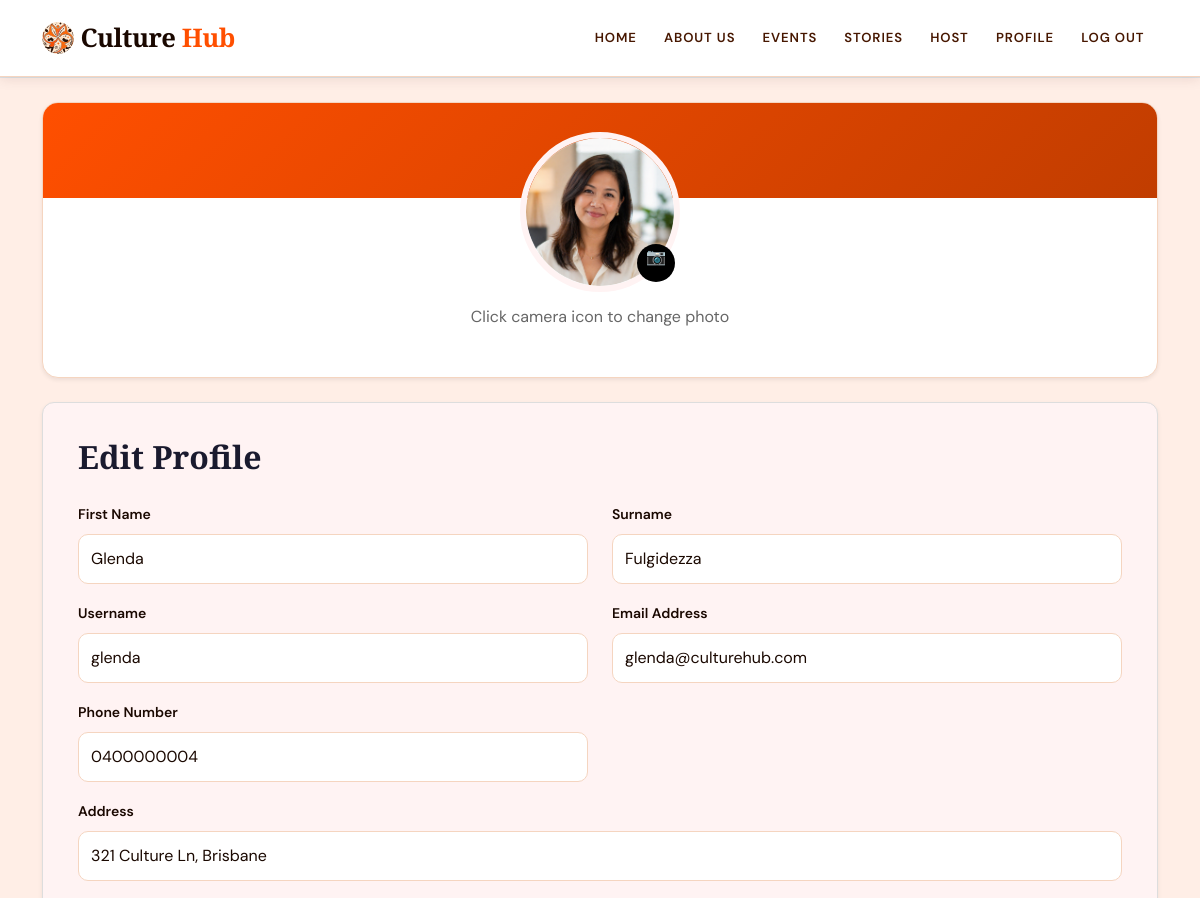
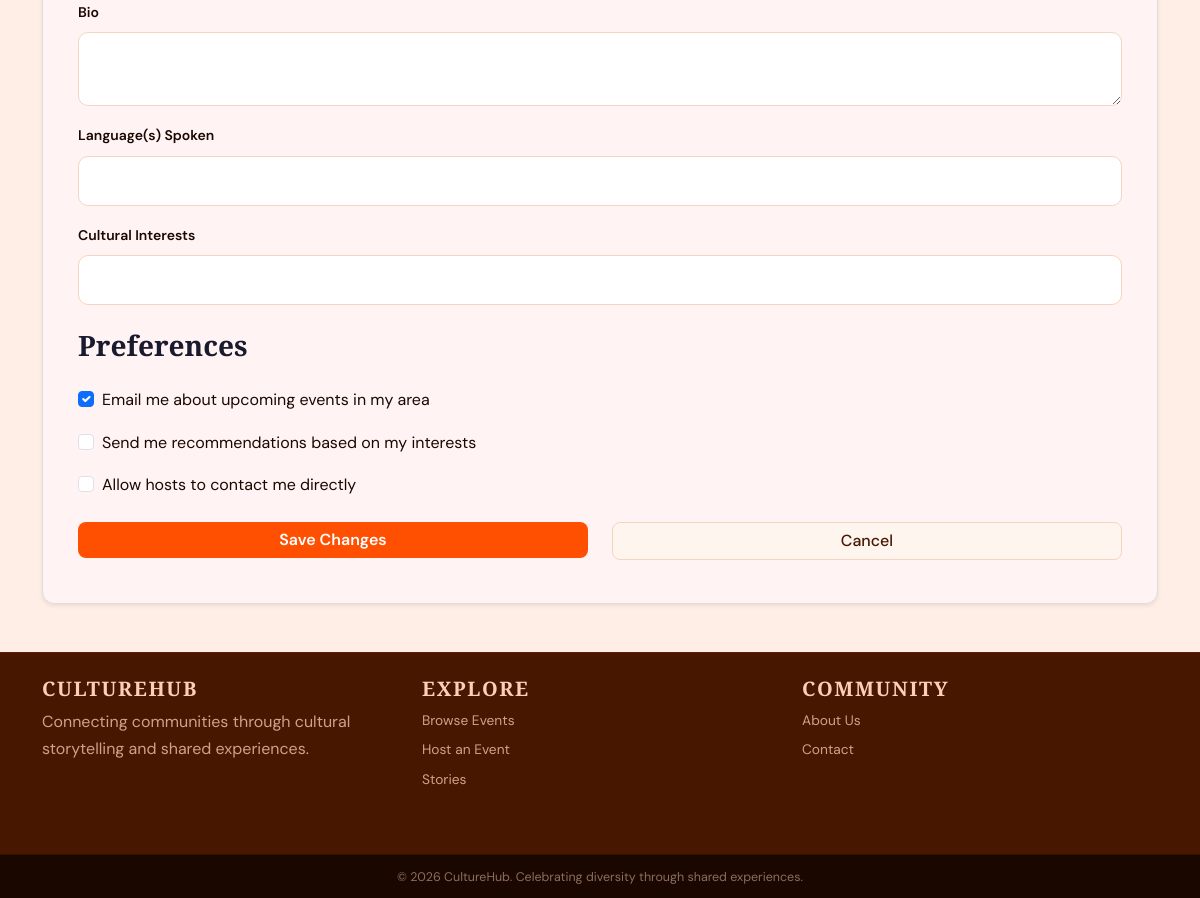
The app's page /user/edit-profile (signed in) with its own data (2 pictures, top to bottom).
### culturehub/models.py (models this page shows)
class User(db.Model, UserMixin):
    id = db.Column(db.Integer, primary_key=True)
    name = db.Column(db.String(100), unique=True, nullable=False)
    first_name = db.Column(db.String(50), nullable=True)
    last_name = db.Column(db.String(50), nullable=True)
    email = db.Column(db.String(150), unique=True, nullable=False)
    phone = db.Column(db.String(20), nullable=False)
    address = db.Column(db.String(255), nullable=False)
    password_hash = db.Column(db.String(255), nullable=False)
    profile_image = db.Column(db.String(255), nullable=True)
    events = db.relationship('Event', backref='user', lazy=True)
    comments = db.relationship('Comment', backref='user', lazy=True)
    orders = db.relationship('Order', backref='user', lazy=True)
    bio = db.Column(db.Text, nullable=True)  # Optional field for user biography
    language = db.Column(db.String(255), nullable=True)  # Optional field for user's preferred language
    cultural_interests = db.Column(db.String(255), nullable=True)  # Optional field for user's cultural interests
    created_at = db.Column(db.DateTime, default=datetime.now)  # Timestamp for when the user account was created

### culturehub/views.py (the view, shortened to what this page needs)
@main_bp.route('/user/edit-profile', methods=['GET', 'POST'])
@login_required
def edit_profile():
    form = EditProfileForm(obj=current_user)
    return render_template('user/edit_profile.html', form=form, user=current_user)

### culturehub/forms.py
class EditProfileForm(FlaskForm):
    first_name = StringField("First Name", validators=[InputRequired(), Length(min=2, max=50)])
    last_name = StringField("Surname", validators=[InputRequired(), Length(min=2, max=50)])
    name = StringField("Username", validators=[InputRequired(), Length(min=3, max=50)])
    email = StringField("Email Address", validators=[InputRequired(), Email()])
    phone = StringField("Phone Number", validators=[InputRequired()])
    address = StringField("Address", validators=[InputRequired()])
    bio = TextAreaField("Bio", validators=[Length(max=500)])
    languages = StringField("Language(s) Spoken")
    cultural_interests = StringField("Cultural Interests")
    profile_image = FileField(
        "Profile Image",
        validators=[
            FileAllowed(["jpg", "jpeg", "png", "webp"], "Images only!")
        ]
    )
    submit = SubmitField("Update Profile")

### culturehub/templates/user/edit_profile.html (shortened to what this page needs)
{% extends "base.html" %}
{% block content %}
<div class="container my-4">
    <form method="POST" action="{{ url_for('main.edit_profile') }}" enctype="multipart/form-data">
    <section class="profile-header shadow-sm mb-4">
        <div class="edit-profile-banner text-center">
            <label for="profileImageInput" class="profile-image-wrapper" style="cursor:pointer;">
                <img src="{{ url_for('static', filename='profile_pics/' + user.profile_image)
                     if user.profile_image else 'https://placehold.co/160x160' }}" alt="Profile photo"
                    class="edit-profile-photo">
                <span class="camera-btn">📷</span>
            </label>
            <p class="upload-text">
                Click camera icon to change photo
            </p>
        </div>
    </section>
    <section class="edit-profile-form shadow-sm">
        <h2 class="form-title">Edit Profile</h2>
        <div class="row">
            <div class="col-md-6 mb-3">
                {{ form.first_name.label(class="form-label") }}
                {{ form.first_name(class="form-control") }}
            </div>
            <div class="col-md-6 mb-3">
                {{ form.last_name.label(class="form-label") }}
                {{ form.last_name(class="form-control") }}
            </div>
        </div>
        <div class="row">
            <div class="col-md-6 mb-3">
                {{ form.name.label(class="form-label") }}
                {{ form.name(class="form-control") }}
            </div>
            <div class="col-md-6 mb-3">
                {{ form.email.label(class="form-label") }}
                {{ form.email(class="form-control") }}
            </div>
        </div>
        <div class="row">
            <div class="col-md-6 mb-3">
                {{ form.phone.label(class="form-label") }}
                {{ form.phone(class="form-control") }}
            </div>
        </div>
        <div class="mb-3">
            {{ form.address.label(class="form-label") }}
            {{ form.address(class="form-control") }}
        </div>
        <div class="mb-3">
            {{ form.bio.label(class="form-label") }}
            {{ form.bio(class="form-control") }}
        </div>
        <div class="mb-3">
            {{ form.languages.label(class="form-label") }}
            {{ form.languages(class="form-control") }}
        </div>
        <div class="mb-4">
            {{ form.cultural_interests.label(class="form-label") }}
            {{ form.cultural_interests(class="form-control") }}
        </div>
        <h3 class="preferences-title">Preferences</h3>
        <div class="form-check mb-3">
            <input class="form-check-input" type="checkbox" checked>
            <label class="form-check-label">
                Email me about upcoming events in my area
            </label>
        </div>
        <div class="form-check mb-3">
            <input class="form-check-input" type="checkbox">
            <label class="form-check-label">
                Send me recommendations based on my interests
            </label>
        </div>
        <div class="form-check mb-4">
            <input class="form-check-input" type="checkbox">
            <label class="form-check-label">
                Allow hosts to contact me directly
            </label>
        </div>
        <div class="row">
            <div class="col-md-6 mb-2">
                <button type="submit" class="btn btn-primary w-100">
                    Save Changes
                </button>
            </div>
            <div class="col-md-6 mb-2">
                <a href="{{ url_for('main.profile') }}" class="btn btn-light w-100">
                    Cancel
                </a>
            </div>
        </div>
    </section>
    </form>
</div>
{% endblock %}

### culturehub/static/style/stylesheet.css (style rules this page uses)
:root { --cream-light: #FFEEE6; --cream: #FFCEB8; --accent: #FF4F00; --accent-dark: #C13D00; --accent-pale: rgba(255, 79, 0, 0.10); --brown: #471700; --brown-dark: #1A0800; --text: #1A0800; --text-mid: #471700; --text-muted: #8B4A2B; --border: rgba(255, 79, 0, 0.18); --card: #FFF5EF; --card-border: #F5D5C0; --font-display: 'Playfair Display', serif; --font-body: 'DM Sans', sans-serif; --radius: 10px; --radius-lg: 16px; --shadow-sm: 0 2px 12px rgba(71, 23, 0, 0.10); --shadow: 0 8px 32px rgba(71, 23, 0, 0.14); --transition: all 0.22s cubic-bezier(0.4, 0, 0.2, 1); }
*, *::before, *::after { box-sizing: border-box; }
html { scroll-behavior: smooth; }
body { font-family: var(--font-body); background-color: var(--cream-light); color: var(--text); font-size: 1rem; line-height: 1.65; min-height: 100vh; }
h1, h2, h3, h4, h5, h6 { font-family: var(--font-display); color: var(--text); }
a { color: var(--accent); text-decoration: none; transition: var(--transition); }
.btn-primary, .btn-primary:hover, .btn-primary:active, .btn-primary:focus, .btn-primary:visited { background: var(--accent) !important; border-color: var(--accent) !important; color: #fff !important; font-family: var(--font-body) !important; font-weight: 600 !important; border-radius: 8px !important; transition: var(--transition) !important; }
.btn-light, .btn-secondary { background: var(--card) !important; border-color: var(--card-border) !important; color: var(--text-mid) !important; border-radius: 8px !important; font-weight: 500 !important; }
.form-control { background: #fff !important; border: 1px solid var(--card-border) !important; color: var(--text) !important; border-radius: var(--radius) !important; font-family: var(--font-body) !important; }
.form-control::placeholder { color: var(--text-muted) !important; opacity: 0.7; }
.form-label { font-weight: 600 !important; color: var(--text) !important; font-size: 0.875rem; }
.profile-header { background: #fff !important; border: 1px solid var(--card-border) !important; border-radius: var(--radius-lg) !important; }

### culturehub/templates/user/edit_profile.html (style rules this page uses)
.profile-header { background-color: #fff3f3; border-radius: 10px; overflow: hidden; border: 1px solid #ddd; }
.edit-profile-form { background-color: #fff3f3; border-radius: 12px; padding: 35px; border: 1px solid #ddd; }
.form-title, .preferences-title { color: #1a1a2e; font-weight: bold; margin-bottom: 25px; }
.edit-profile-banner { padding-bottom: 30px; }
.profile-image-wrapper { position: relative; display: inline-block; margin-top: -70px; }
.edit-profile-photo { width: 160px; height: 160px; border-radius: 50%; border: 6px solid #fff3f3; object-fit: cover; }
.camera-btn { position: absolute; bottom: 10px; right: 5px; border: none; border-radius: 50%; width: 38px; height: 38px; background-color: black; color: white; cursor: pointer; }
.upload-text { margin-top: 12px; color: #666; }
.edit-profile-form .form-label { color: #1a1a2e; font-weight: 600; }
.edit-profile-form .form-control { border-radius: 8px; padding: 12px; }
.edit-profile-form .btn-primary { background-color: #4b35f5; border: none; }
.edit-profile-form .btn-light { border: 1px solid #ddd; background-color: white; }

### records on screen
User: profile_image (picture), first_name "Glenda", last_name "Fulgidezza", name "glenda", email "glenda@culturehub.com", phone "0400000004", address "321 Culture Ln, Brisbane"
